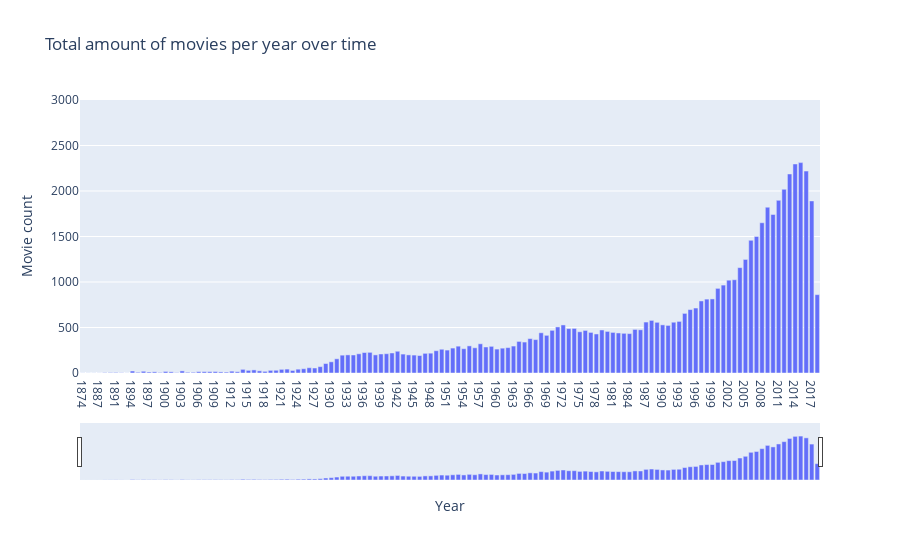

Notebook code cell kept with this figure:
### Code cell
import plotly.graph_objects as go
import plotly_express as px

plot = go.Figure(data=[go.Bar(x=movies_by_year["year"], y=movies_by_year["title"])])

plot.update_layout(
    xaxis = dict(
        rangeselector=dict(
            buttons=list(
                [
                    dict(count=1, step="year", stepmode="backward"),
                ]
            )
        ),
        rangeslider=dict(visible=True),
        title='Year'
    ),
    yaxis = dict(
        range=[0, 3000],
        title='Movie count'
        ),
    title='Total amount of movies per year over time'
)

plot.show()

### Figure 1 — Plotly figure (JSON) as saved in the notebook; plotly's stock layout.template omitted (floating-point values rounded to 4 significant figures; data arrays with more than 128 entries replaced by an {"elided": "..."} marker saying what was removed)
{"data": [{"type": "bar", "x": {"elided": "134 str values"}, "y": {"elided": "134 int values"}}], "layout": {"title": {"text": "Total amount of movies per year over time"}, "xaxis": {"rangeselector": {"buttons": [{"count": 1, "step": "year", "stepmode": "backward"}]}, "rangeslider": {"visible": true}, "title": {"text": "Year"}}, "yaxis": {"range": [0, 3000], "title": {"text": "Movie count"}}}}
